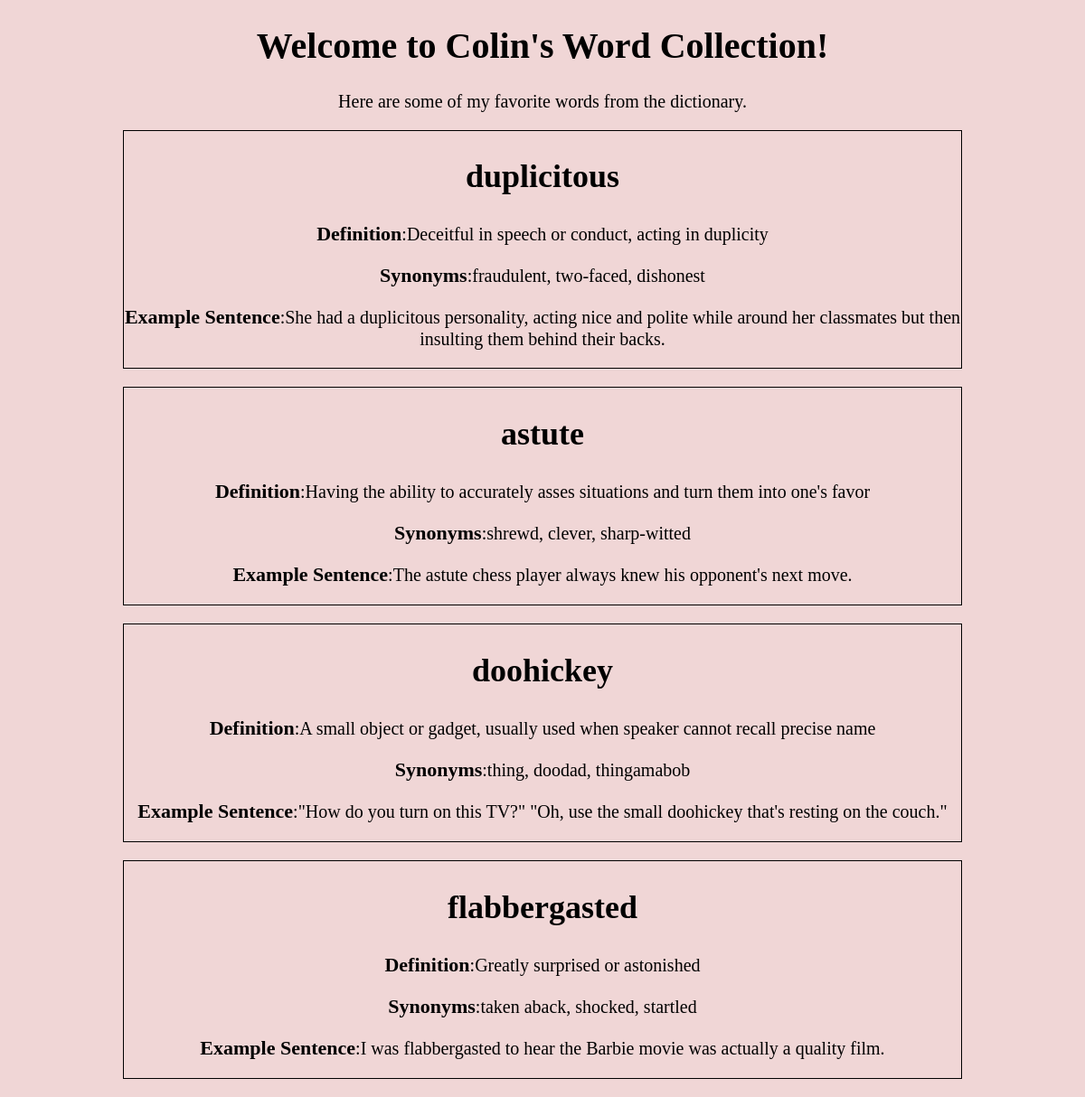
The page / on the database its author committed.
### tables this page shows
CREATE TABLE `collection` (
  `id` int(11) unsigned NOT NULL AUTO_INCREMENT,
  `name` varchar(255) DEFAULT NULL,
  `definition` varchar(3000) DEFAULT NULL,
  `synonyms` varchar(500) DEFAULT NULL,
  `example_sentence` varchar(1000) DEFAULT NULL,
  PRIMARY KEY (`id`)
);

### Word.php (the view)
<?php
class Word {
    private string $name;
    private string $definition;
    private string $synonyms;
    private string $sentence;
    public function __construct (string $name, string $definition, string $synonyms, string $sentence)
    {
        $this->name = $name;
        $this->definition = $definition;
        $this->synonyms = $synonyms;
        $this->sentence = $sentence;
    }
    public function createWordCard()
    {
        return
        '<section class="wordContainer">
            <div class="item">
                <h2 class="dictionaryWord">' . $this->name . '</h2>
                <p class="stat"><span class="statDescription">Definition</span>:' . $this->definition . '</p>
                <p class="stat"><span class="statDescription">Synonyms</span>:' . $this->synonyms . '</p>
                <p class="stat"><span class="statDescription">Example Sentence</span>:' . $this->sentence . '</p>
            </div>
        </section>';
    }
}

### index.php (shortened to what this page needs)
<?php
require_once('Word.php');
$db = new PDO('mysql:host=db;dbname=project2collector', 'root', 'password');
$db->setAttribute(PDO::ATTR_ERRMODE, PDO::ERRMODE_EXCEPTION);
$db->setAttribute(PDO::ATTR_DEFAULT_FETCH_MODE, PDO::FETCH_ASSOC);
$query = $db->prepare("SELECT `name`, `definition`, `synonyms`, `example_sentence` FROM `collection`");
$query->execute();
$wordCollection = $query->fetchAll();
$wordObjectArray = [];
foreach ($wordCollection as $word) {
    $word = new Word($word['name'], $word['definition'], $word['synonyms'], $word['example_sentence']);
    array_push ($wordObjectArray, $word);
}
?>
<!DOCTYPE html>
<html lang="en-GB">
    <head>
        <link rel="stylesheet" type="text/css" href="style.css">
    </head>
    <body>
        <header>
            <h1>Welcome to Colin's Word Collection!</h1>
        </header>
        <p>Here are some of my favorite words from the dictionary.</p>
        <?php
            foreach ($wordObjectArray as $wordObject) {
                echo $wordObject->createWordCard();
            }
        ?>
    </body>
</html>

### style.css (style rules this page uses)
* { box-sizing: border-box; }
html { font-family: "Luminari", fantasy; font-size: 20px; }
body { text-align: center; margin: 0; padding: 0; background-color: #f0d6d6; }
.item { border: 1px solid black; width: 80%; }
.dictionaryWord { font-size: 1.8rem; }
.wordContainer { display: flex; justify-content: center; margin: 20px; }
.statDescription { font-size: 1.1rem; font-weight: bold; }
.stat { font-family: Garamond, serif; }

### rows shown on the page
collection: name "duplicitous", definition "Deceitful in speech or conduct, acting in duplicity", synonyms "fraudulent, two-faced, dishonest", example_sentence "She had a duplicitous personality, acting nice and polite while around her classmates but then insulting them behind their backs."
collection: name "astute", definition "Having the ability to accurately asses situations and turn them into one's favor", synonyms "shrewd, clever, sharp-witted", example_sentence "The astute chess player always knew his opponent's next move."
collection: name "doohickey", definition "A small object or gadget, usually used when speaker cannot recall precise name", synonyms "thing, doodad, thingamabob", example_sentence "\"How do you turn on this TV?\" \"Oh, use the small doohickey that's resting on the couch.\""
collection: name "flabbergasted", definition "Greatly surprised or astonished", synonyms "taken aback, shocked, startled", example_sentence "I was flabbergasted to hear the Barbie movie was actually a quality film."
